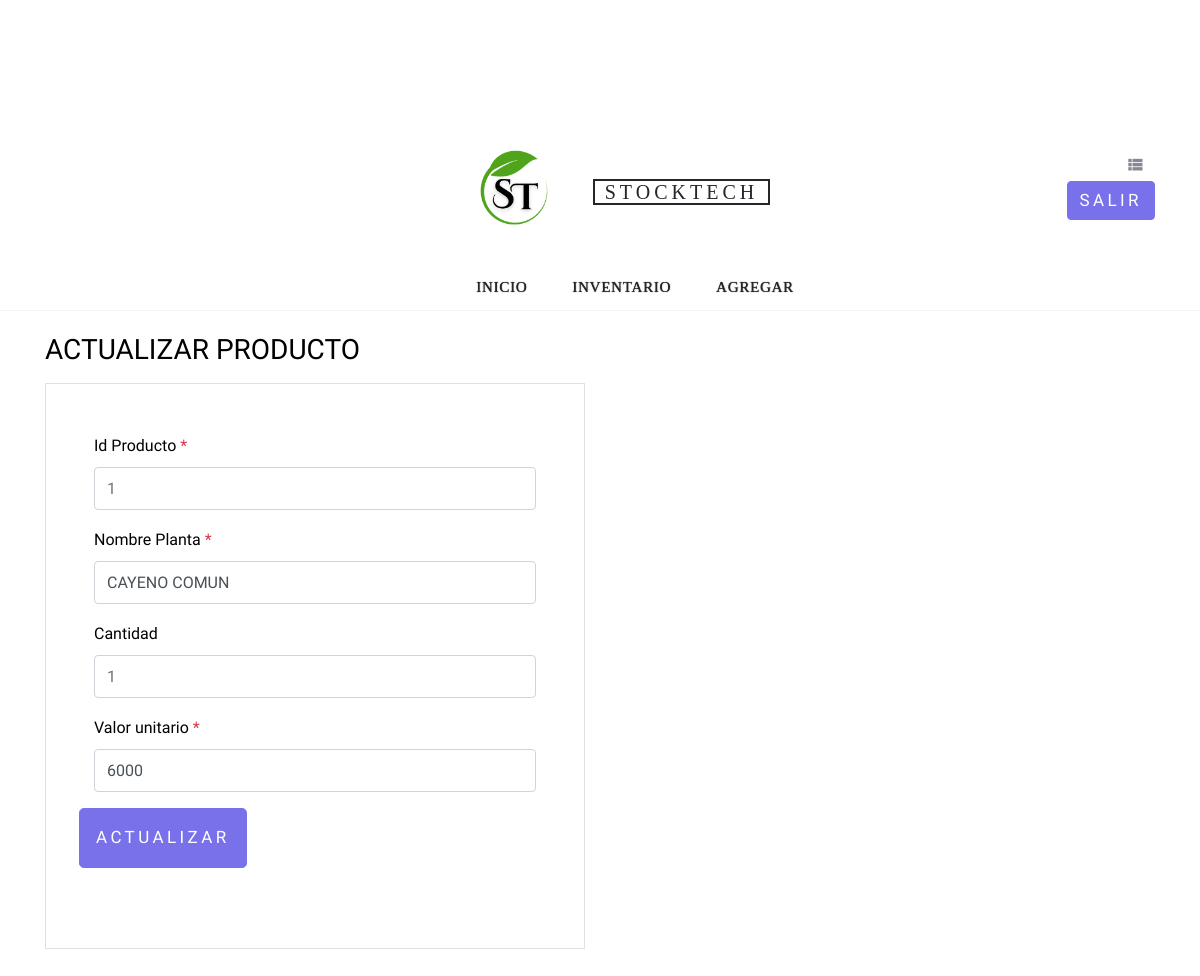
Screenshot of /Vista/VistaCliente/EditarProducto.php?id=1 (signed in) with the database file from the repository.
### tables this page shows
CREATE TABLE `producto` (
  `IDPRODUCTO` int(5) NOT NULL,
  `TIPOPLANTA` varchar(20) NOT NULL,
  `NOMPRODUC` varchar(20) NOT NULL,
  `NUMBOLSA` varchar(20) NOT NULL,
  `VUNITARIO` float NOT NULL,
  `CANTIDAD` int(11) NOT NULL,
  `ESTADO` varchar(10) NOT NULL DEFAULT 'EN VENTA'
);

### Vista/VistaCliente/EditarProducto.php (the view, shortened to what this page needs)
<?php
if (isset($_GET['id'])) {
    $db=DB::conectar();
    $buscar=('SELECT * FROM producto
        WHERE IDPRODUCTO =' .$_GET['id']);
    $sql = $db->prepare($buscar);
    $sql->execute();
    while ($fila = $sql->fetch()) {
?>
<!DOCTYPE html>
<html lang="en">
 <head>
    <link rel="stylesheet" href="../diseño/fonts/icomoon/style.css">
    <link rel="stylesheet" href="../diseño/css/bootstrap.min.css">
    <link rel="stylesheet" href="../diseño/css/magnific-popup.css">
    <link rel="stylesheet" href="../diseño/css/jquery-ui.css">
    <link rel="stylesheet" href="../diseño/css/owl.carousel.min.css">
    <link rel="stylesheet" href="../diseño/css/owl.theme.default.min.css">
    <link rel="stylesheet" href="../diseño/css/aos.css">
    <link rel="stylesheet" href="../diseño/css/style.css">
    <link rel="stylesheet" href="../diseño/css/aos.css">
    <link rel="stylesheet" href="../diseño/css/style.css">
</head>
<body>
    <form action="../../Controlador/Controladorcliente/ControladorEditarProduc.php?id=<?php echo $fila['IDPRODUCTO']; ?>" method="post" enctype="multipart/form-data">
    <div class="site-section">
    <?php include("../../Vista/diseño/layouts/header.php"); ?>
        <div class="container">
            <div class="row">
                <div class="col-md-6 mb-5 mb-md-0">
                    <h2 class="h3 mb-3 text-black">ACTUALIZAR PRODUCTO</h2>
                    <div class="p-3 p-lg-5 border">
                         <div class="form-group row">
                            <div class="col-md-12">
                                <label for="c_fname" class="text-black" >Id Producto <span class="text-danger">*</span></label>
                                <input type="text" class="form-control"
                                placeholder="<?php echo $fila['IDPRODUCTO']; ?>"  id="id" name="id">
                            </div>
                        </div>
                        <div class="form-group row">
                            <div class="col-md-12">
                                <label for="c_fname" class="text-black" >Nombre Planta <span class="text-danger">*</span></label>
                                <input type="text" class="form-control" id="nameproducto" name="nameproducto" value="<?php echo $fila['NOMPRODUC']; ?>">
                            </div>
                        </div>
                        <div class="form-group row">
                            <div class="col-md-12">
                                <label for="c_companyname" class="text-black">Cantidad </label>
                                <input type="number" class="form-control" id="cantidad" name="cantidad" placeholder="<?php echo $fila['CANTIDAD']; ?>">
                            </div>
                        </div>
                        <div class="form-group row">
                            <div class="col-md-12">
                                <label for="c_address" class="text-black">Valor unitario <span class="text-danger">*</span></label>
                                <input type="number" class="form-control" id="vunitario" name="vunitario" value="<?php echo $fila['VUNITARIO']; ?>">
                            </div>
                        </div>
                        <div class="form-group row">
                             <div class="form-group">
                            <button class="btn btn-primary btn-lg py-3 btn-block" id="actualizar" name="actualizar">Actualizar</button>
                            </div>
                        </div>
                    </div>
</form>
                <?php
            }}
                 ?>
</body>
</html>

### Vista/diseño/layouts/header.php (shortened to what this page needs)
<header class="site-navbar" role="banner">
      <div class="site-navbar-top">
        <div class="container">
          <div class="row align-items-center">
            <div class="col-12 mb-3 mb-md-0 col-md-4 order-1 order-md-2 text-center">
              <div class="site-logo">
                <img class="Logo" src="../diseño/images/logo2.png">
                <a href="menu.php" class="js-logo-clone">StockTech</a>
              </div>
            </div>
            <div class="col-6 col-md-4 order-3 order-md-3 text-right">
              <div class="site-top-icons">
                <ul>
                  <li><a href="ListaMaterial.php"><span class="icon icon-view_list"></span></a></li>
                  <form action="../../Controlador/ControladorCliente/ControladorSalir.php" method="post">
                 <div class="form-group">
                            <button class="btn btn-primary " name="salir">SALIR</button>
                            </div>
                  </form>
                </ul>
              </div>
            </div>
          </div>
        </div>
      </div>
      <nav class="site-navigation text-right text-md-center" role="navigation">
        <div class="container">
          <ul class="site-menu js-clone-nav d-none d-md-block">
            <li><a href="Menu.php">Inicio</a></li>
            <li><a href="ListaMaterial.php">Inventario</a></li>
            <li><a href="RegistrarInventario.php">Agregar</a></li>
          </ul>
        </div>
      </nav>
    </header>

### Vista/diseño/css/style.css (style rules this page uses)
body { line-height: 1.7; color: #8c92a0; font-weight: 300; font-size: 16px; }
a { -webkit-transition: .3s all ease; -o-transition: .3s all ease; transition: .3s all ease; }
.text-black { color: #000; }
.btn { text-transform: uppercase; position: relative; -webkit-transition: 0.2s all ease-in-out !important; -o-transition: 0.2s all ease-in-out !important; transition: 0.2s all ease-in-out !important; top: 0; letter-spacing: .05em; }
.btn.btn-primary { font-size: 17px; font-weight: 300; letter-spacing: .2em; }
.form-control { height: 43px; }
.site-section { padding: 2.5em 0; }
@media (min-width: 768px) { .site-section { padding: 5em 0; } }
.site-navbar { background: #fff; margin-bottom: 0px; z-index: 1999; position: relative; }
.site-navbar .site-navbar-top { border-bottom: 1px solid #f3f3f4; padding-top: 20px; padding-bottom: 20px; margin-bottom: 0px; }
@media (min-width: 768px) { .site-navbar .site-navbar-top { padding-top: 40px; padding-bottom: 40px; } }
.site-navbar .site-logo a { text-transform: uppercase; color: #25262a; letter-spacing: .2em; font-size: 20px; padding-left: 10px; padding-right: 10px; border: 2px solid #25262a; }
.site-navbar a { color: #868995; }
.site-navbar .icon { font-size: 20px; }
.site-navbar .site-top-icons ul, .site-navbar .site-top-icons ul li { padding: 0; margin: 0; list-style: none; }
.site-navbar .site-top-icons ul li { display: inline-block; }
.site-navbar .site-top-icons ul li a { margin-right: 10px; }
.site-navbar .site-navigation .site-menu { margin-bottom: 0; }
.site-navbar .site-navigation .site-menu a { text-decoration: none !important; font-size: 15px; display: inline-block; }
.site-navbar .site-navigation .site-menu > li { display: inline-block; padding: 10px 5px; }
.site-navbar .site-navigation .site-menu > li > a { padding: 10px 10px; text-transform: uppercase; letter-spacing: .05em; color: #25262a; font-size: 15px; text-decoration: none !important; }

### Vista/diseño/layouts/header.php (style rules this page uses)
.Logo { width: 150px; height:150px; margin-left:10px; }
a.js-logo-clone { font-family: "Homer Simpson UI"; font-size: 40px; text-align: center; color: white; margin-right: 1px; color: #006400; }
nav { margin-top:-100px; margin-left: 30px; font-family: "Homer Simpson UI"; text-shadow: 0.2px 0.2px 1px black; font-size: 60px; text-align: center; color: white; }

### rows the page displays
producto: id "1", nameproducto "CAYENO COMUN", cantidad "1", vunitario "6000"
